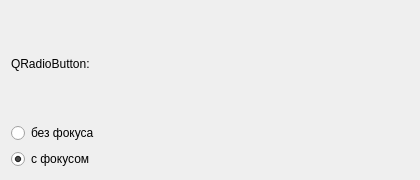
<?xml version="1.0" encoding="UTF-8"?>
<ui version="4.0"><class>Dialog</class><widget class="QDialog" name="Dialog"><property name="geometry"><rect><x>0</x><y>0</y><width>420</width><height>180</height></rect></property><property name="windowTitle"><string>#081 focus/166_radio_button</string></property><layout class="QVBoxLayout" name="verticalLayout"><property name="leftMargin"><number>11</number></property><property name="topMargin"><number>11</number></property><property name="rightMargin"><number>11</number></property><property name="bottomMargin"><number>11</number></property><property name="spacing"><number>6</number></property><item><widget class="QLabel" name="l1"><property name="text"><string>QRadioButton:</string></property></widget></item><item><widget class="QRadioButton" name="idle"><property name="text"><string>без фокуса</string></property><property name="checked"><bool>false</bool></property></widget></item><item><widget class="QRadioButton" name="focus"><property name="text"><string>с фокусом</string></property><property name="checked"><bool>true</bool></property></widget></item></layout></widget></ui>
